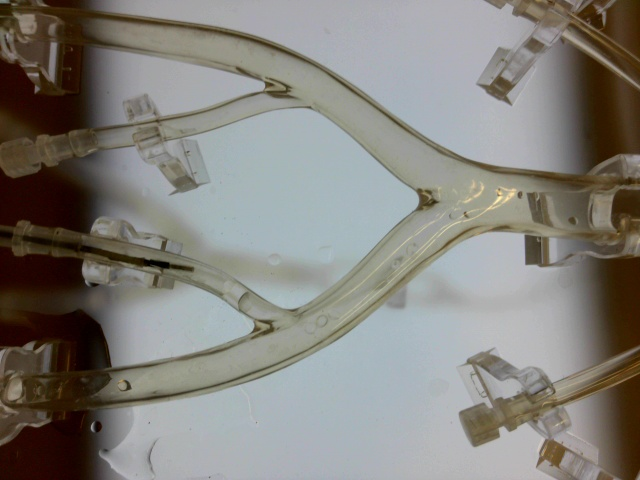
#> input picture focused_image.jpg, 640 x 480 px
$ python -i beam_validation.py   (imports and definitions only)
#> lines starting #> are read from the running program, lines starting #| are printed output that depends on the picture; after the words box and inside, x2 and y2 are one past the last pixel; in counts of white or black regions, pixels touching at a corner belong together
### rtde/rtde_config.py
# Copyright (c) 2016, Universal Robots A/S,
# All rights reserved.
# Redistribution and use in source and binary forms, with or without
# modification, are permitted provided that the following conditions are met:
#    * Redistributions of source code must retain the above copyright
#      notice, this list of conditions and the following disclaimer.
#    * Redistributions in binary form must reproduce the above copyright
#      notice, this list of conditions and the following disclaimer in the
#      documentation and/or other materials provided with the distribution.
#    * Neither the name of the Universal Robots A/S nor the names of its
#      contributors may be used to endorse or promote products derived
#      from this software without specific prior written permission.
# THIS SOFTWARE IS PROVIDED BY THE COPYRIGHT HOLDERS AND CONTRIBUTORS "AS IS" AND
# ANY EXPRESS OR IMPLIED WARRANTIES, INCLUDING, BUT NOT LIMITED TO, THE IMPLIED
# WARRANTIES OF MERCHANTABILITY AND FITNESS FOR A PARTICULAR PURPOSE ARE
# DISCLAIMED. IN NO EVENT SHALL UNIVERSAL ROBOTS A/S BE LIABLE FOR ANY
# DIRECT, INDIRECT, INCIDENTAL, SPECIAL, EXEMPLARY, OR CONSEQUENTIAL DAMAGES
# (INCLUDING, BUT NOT LIMITED TO, PROCUREMENT OF SUBSTITUTE GOODS OR SERVICES;
# LOSS OF USE, DATA, OR PROFITS; OR BUSINESS INTERRUPTION) HOWEVER CAUSED AND
# ON ANY THEORY OF LIABILITY, WHETHER IN CONTRACT, STRICT LIABILITY, OR TORT
# (INCLUDING NEGLIGENCE OR OTHERWISE) ARISING IN ANY WAY OUT OF THE USE OF THIS
# SOFTWARE, EVEN IF ADVISED OF THE POSSIBILITY OF SUCH DAMAGE.

import xml.etree.ElementTree as ET


class Recipe(object):
    __slots__=['key', 'names', 'types']
    @staticmethod
    def parse(recipe_node):
        rmd = Recipe()
        rmd.key = recipe_node.get('key')
        rmd.names = [f.get('name') for f in recipe_node.findall('field')]
        rmd.types = [f.get('type') for f in recipe_node.findall('field')]
        return rmd


class ConfigFile(object):
    def __init__(self, filename):
#> called with filename = 'control_loop_configuration.xml'
        self.__filename = filename
        tree = ET.parse(self.__filename)
#> (reads control_loop_configuration.xml from the repository)
        root = tree.getroot()
        recipes = [Recipe.parse(r) for r in root.findall('recipe')]
        self.__dictionary = dict()
        for r in recipes:
            self.__dictionary[r.key] = r

    def get_recipe(self, key):
        r = self.__dictionary[key]
        return r.names, r.types

### rtde/rtde.py
# Copyright (c) 2020, Universal Robots A/S,
# All rights reserved.
# Redistribution and use in source and binary forms, with or without
# modification, are permitted provided that the following conditions are met:
#    * Redistributions of source code must retain the above copyright
#      notice, this list of conditions and the following disclaimer.
#    * Redistributions in binary form must reproduce the above copyright
#      notice, this list of conditions and the following disclaimer in the
#      documentation and/or other materials provided with the distribution.
#    * Neither the name of the Universal Robots A/S nor the names of its
#      contributors may be used to endorse or promote products derived
#      from this software without specific prior written permission.
# THIS SOFTWARE IS PROVIDED BY THE COPYRIGHT HOLDERS AND CONTRIBUTORS "AS IS" AND
# ANY EXPRESS OR IMPLIED WARRANTIES, INCLUDING, BUT NOT LIMITED TO, THE IMPLIED
# WARRANTIES OF MERCHANTABILITY AND FITNESS FOR A PARTICULAR PURPOSE ARE
# DISCLAIMED. IN NO EVENT SHALL UNIVERSAL ROBOTS A/S BE LIABLE FOR ANY
# DIRECT, INDIRECT, INCIDENTAL, SPECIAL, EXEMPLARY, OR CONSEQUENTIAL DAMAGES
# (INCLUDING, BUT NOT LIMITED TO, PROCUREMENT OF SUBSTITUTE GOODS OR SERVICES;
# LOSS OF USE, DATA, OR PROFITS; OR BUSINESS INTERRUPTION) HOWEVER CAUSED AND
# ON ANY THEORY OF LIABILITY, WHETHER IN CONTRACT, STRICT LIABILITY, OR TORT
# (INCLUDING NEGLIGENCE OR OTHERWISE) ARISING IN ANY WAY OUT OF THE USE OF THIS
# SOFTWARE, EVEN IF ADVISED OF THE POSSIBILITY OF SUCH DAMAGE.

import struct
import socket
import select
import sys
import logging

if sys.version_info[0] < 3:
  import serialize
else:
  from rtde import serialize

DEFAULT_TIMEOUT = 1.0

LOGNAME = 'rtde'
_log = logging.getLogger(LOGNAME)


class Command:
    RTDE_REQUEST_PROTOCOL_VERSION = 86        # ascii V
    RTDE_GET_URCONTROL_VERSION = 118          # ascii v
    RTDE_TEXT_MESSAGE = 77                    # ascii M
    RTDE_DATA_PACKAGE = 85                    # ascii U
    RTDE_CONTROL_PACKAGE_SETUP_OUTPUTS = 79   # ascii O
    RTDE_CONTROL_PACKAGE_SETUP_INPUTS = 73    # ascii I
    RTDE_CONTROL_PACKAGE_START = 83           # ascii S
    RTDE_CONTROL_PACKAGE_PAUSE = 80           # ascii P

RTDE_PROTOCOL_VERSION_1 = 1
RTDE_PROTOCOL_VERSION_2 = 2

class ConnectionState:
    DISCONNECTED = 0
    CONNECTED = 1
    STARTED = 2
    PAUSED = 3

class RTDEException(Exception):
    def __init__(self, msg):
        self.msg = msg
    def __str__(self):
        return repr(self.msg)

class RTDETimeoutException(RTDEException):
    def __init__(self, msg):
        super(RTDETimeoutException, self).__init__(msg)

class RTDE(object):
    def __init__(self, hostname, port=30004):
        self.hostname = hostname
        self.port = port
        self.__conn_state = ConnectionState.DISCONNECTED
        self.__sock = None
        self.__output_config = None
        self.__input_config = {}
        self.__skipped_package_count = 0
        self.__protocolVersion = RTDE_PROTOCOL_VERSION_1

    # [24 lines left out: functions connect, disconnect, not called in this run]

    def is_connected(self):
        return self.__conn_state is not ConnectionState.DISCONNECTED

    # [18 lines left out: functions get_controller_version, negotiate_protocol_version, not called in this run]

    def send_input_setup(self, variables, types=[]):
        cmd = Command.RTDE_CONTROL_PACKAGE_SETUP_INPUTS
        payload = bytearray(','.join(variables), 'utf-8')
        result = self.__sendAndReceive(cmd, payload)
        if len(types)!=0 and not self.__list_equals(result.types, types):
            _log.error('Data type inconsistency for input setup: ' +
                     str(types) + ' - ' +
                     str(result.types))
            return None
        result.names = variables
        self.__input_config[result.id] = result
        return serialize.DataObject.create_empty(variables, result.id)

    # [43 lines left out: functions send_output_setup, send_start, send_pause, send, not called in this run]


    def receive(self, binary=False):
        """Recieve the latest data package.
        If muliple packages has been received, older ones are discarded
        and only the newest one will be returned. Will block untill a package
        is received or the connection is lost
        """
        if self.__output_config is None:
            raise RTDEException('Output configuration not initialized')
        if self.__conn_state != ConnectionState.STARTED:
            raise RTDEException('Cannot receive when RTDE synchronization is inactive')
        return self.__recv(Command.RTDE_DATA_PACKAGE, binary)

    # [50 lines left out: functions receive_buffered, send_message, __on_packet, not called in this run]

    def __sendAndReceive(self, cmd, payload=b''):
        if self.__sendall(cmd, payload):
            return self.__recv(cmd)
        else:
            return None

    def __sendall(self, command, payload=b''):
        fmt = '>HB'
        size = struct.calcsize(fmt) + len(payload)
        buf = struct.pack(fmt, size, command) + payload

        if self.__sock is None:
            _log.error('Unable to send: not connected to Robot')
            return False

        _, writable, _ = select.select([], [self.__sock], [], DEFAULT_TIMEOUT)
        if len(writable):
            self.__sock.sendall(buf)
            return True
        else:
            self.__trigger_disconnected()
            return False

    # [75 lines left out: functions has_data, __recv, __recv_to_buffer, __recv_from_buffer, not called in this run]

    def __trigger_disconnected(self):
        _log.info("RTDE disconnected")
        self.disconnect() #clean-up

    # [78 lines left out: functions __unpack_protocol_version_package, __unpack_urcontrol_version_package, __unpack_text_message, __unpack_setup_outputs_package, __unpack_setup_inputs_package, __unpack_start_package and 4 more, not called in this run]

### new_cam.py

import cv2
import matplotlib.pyplot as plt
import numpy as np

# [38 lines left out: function new_capture, not called in this run]
# ─── IMAGE PROCESSING ────────────────────────────────────────────────────
class AngleUnwrapper:
    def __init__(self): self.prev = None
    # [9 lines left out: function __call__, not called in this run]

unwrap_angle = AngleUnwrapper()

# [69 lines left out: functions compute_signed_angle, detect_red_points_and_angle, not called in this run]
# [4 lines that do not run on import are left out]

### beam_validation.py
#!/usr/bin/env python3

import sys
import logging
import numpy as np
import cv2
import matplotlib.pyplot as plt
import pandas as pd
import os
import rtde.rtde as rtde
import rtde.rtde_config as rtde_config
from new_cam import new_capture  # Replace with your actual capture function if needed

# ─── ROBOT CONNECTION ─────────────────────────────────────────────────────
ROBOT_HOST = '192.168.56.101'
ROBOT_PORT = 30004
CONFIG_FILENAME = "control_loop_configuration.xml"

# [1 line not run here, left out]

conf = rtde_config.ConfigFile(CONFIG_FILENAME)
state_names, state_types = conf.get_recipe("state")
setp_names, setp_types = conf.get_recipe("setp")
watchdog_names, watchdog_types = conf.get_recipe("watchdog")

con = rtde.RTDE(ROBOT_HOST, ROBOT_PORT)
# [6 lines not run here, left out]
# [1 line that did not run here, left out]
# [1 line that did not run here, left out]

# [1 line that did not run here, left out]
# [1 line that did not run here, left out]
# [1 line that did not run here, left out]
# [1 line that did not run here, left out]
# [1 line that did not run here, left out]
# [1 line that did not run here, left out]
# [1 line that did not run here, left out]

# [2 lines not run here, left out]

# ─── GET ROBOT STATE ONCE ────────────────────────────────────────────────
# [1 line that did not run here, left out]
# [3 lines not run here, left out]

# [1 line that did not run here, left out]
# [1 line that did not run here, left out]

# [3 lines not run here, left out]

# ─── IMAGE PROCESSING ────────────────────────────────────────────────────
def compute_signed_angle(v1, v2):
    """Returns the signed angle in degrees from v1 to v2 (positive = CCW, negative = CW)"""
    angle1 = np.arctan2(v1[1], v1[0])
    angle2 = np.arctan2(v2[1], v2[0])
    angle_rad = angle2 - angle1
    angle_deg = np.degrees(angle_rad)

    # Normalize to [-180, 180]
    if angle_deg > 180:
        angle_deg -= 360
    elif angle_deg < -180:
        angle_deg += 360

    return angle_deg

def detect_red_points_and_angle(image_path, show=True):
#> called with image_path = 'focused_image.jpg', show = True
    image = cv2.imread(image_path)
#> image is the input picture: shape (480, 640, 3); mean B, G, R 123.7, 129.2, 131.5
    if image is None:
        raise FileNotFoundError(f"Could not read image at {image_path}")

    image_hsv = cv2.cvtColor(image, cv2.COLOR_BGR2HSV)
#> image_hsv: shape (480, 640, 3); mean H, S, V 60.5, 59.1, 136.8

    red_ranges = [
        (np.array([0, 50, 50]), np.array([10, 255, 255])),
        (np.array([160, 50, 50]), np.array([180, 255, 255]))
    ]

    red_mask = None
    for lower_red, upper_red in red_ranges:
        temp_mask = cv2.inRange(image_hsv, lower_red, upper_red)
        red_mask = temp_mask if red_mask is None else cv2.bitwise_or(red_mask, temp_mask)
#> this loop made 2 passes
#> pass 1, in detect_red_points_and_angle, `temp_mask = cv2.inRange(image_hsv, lower_red, upper_red)`:
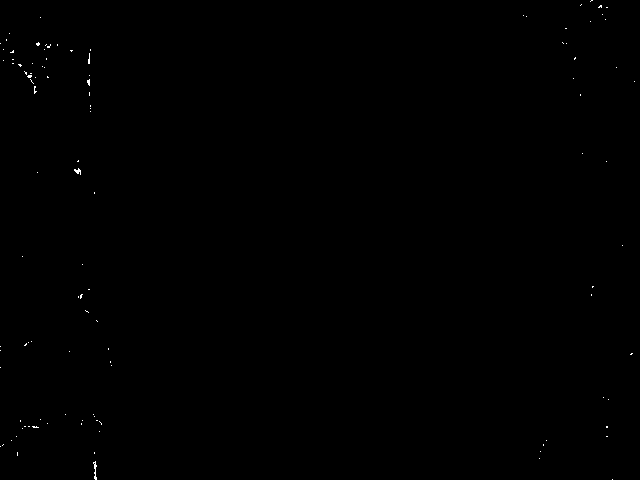
#> temp_mask: shape (480, 640); 0.11% white in thin lines or dots

    contours, _ = cv2.findContours(red_mask, cv2.RETR_EXTERNAL, cv2.CHAIN_APPROX_SIMPLE)
#> contours = 110 contours, all with area under 20
    if len(contours) < 2:
        raise ValueError("Less than two red points detected!")

    sorted_contours = sorted(contours, key=cv2.contourArea, reverse=True)[:2]
#> sorted_contours = 2 contours, all with area under 20
    red_centers = []
    for cnt in sorted_contours:
        M = cv2.moments(cnt)
        if M["m00"] != 0:
            cx = int(M["m10"] / M["m00"])
            cy = int(M["m01"] / M["m00"])
            red_centers.append((cx, cy))
            cv2.circle(image, (cx, cy), 5, (255, 0, 0), -1)
#> this loop made 2 passes
#> (cx, cy) on passes 1 to 2: (94, 469), (77, 170)
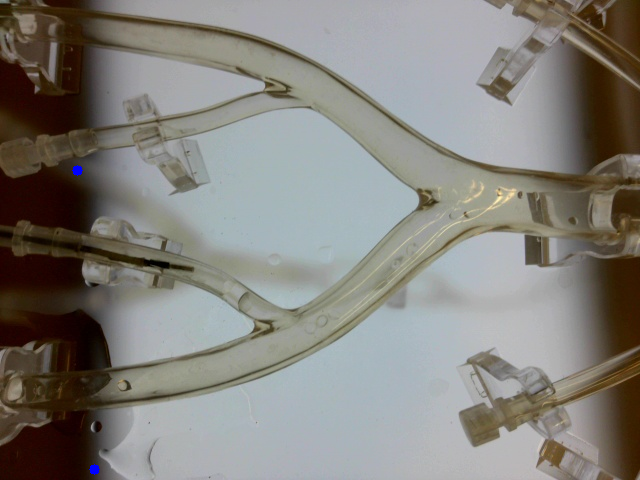
#> image: shape (480, 640, 3); 0.05% of pixels changed, all inside (x1, y1, x2, y2) = (72, 165, 100, 475)
#> after the loop, red_centers = [(94, 469), (77, 170)]

    pt1, pt2 = red_centers
#> pt1 = (94, 469); pt2 = (77, 170)
    vector = np.array(pt2) - np.array(pt1)
#> vector = [-17, -299]
    reference = np.array([1, 0])  # x-axis

    angle = compute_signed_angle(reference, vector)
#> in compute_signed_angle, `angle2 = np.arctan2(v2[1], v2[0])`: angle2 = -1.63
#> in compute_signed_angle, `angle_deg = np.degrees(angle_rad)`: angle_deg = -93.25
#> angle = -93.25

    if show:
        cv2.line(image, pt1, pt2, (0, 255, 0), 2)
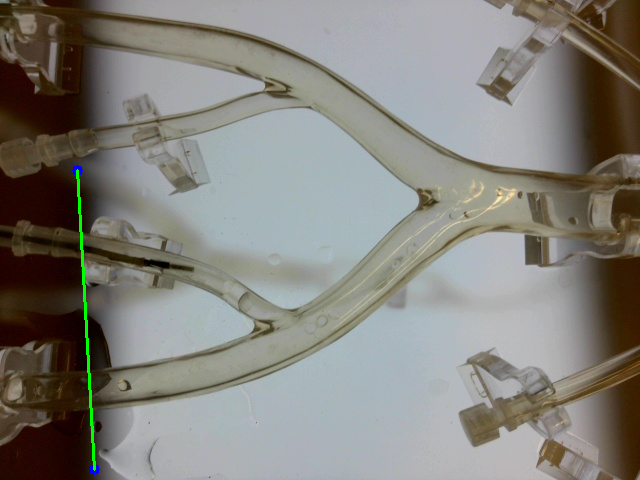
#> image: shape (480, 640, 3); 0.29% of pixels changed, all inside (x1, y1, x2, y2) = (76, 169, 96, 471)
        plt.imshow(cv2.cvtColor(image, cv2.COLOR_BGR2RGB))
        plt.title(f"Beam Angle: {angle:.2f}°")
        plt.axis("off")
        plt.show()

    return pt1, pt2, angle

# [34 lines not run here, left out]

    # [11 lines of commented-out code are left out]
start_point_16_5_2_tcp = [-0.7359426657306116, -2.2689033947386683, -1.6913682222366333, -0.780555323963501, 1.5971418619155884, 1.999606728553772]#tcp 16.5cm
start_point_16_5_2_j = [0.5536488450634438, -0.7320652960373009, 0.1135122420106864, -1.71332968251415, -2.6031873873441627, -0.045181316562570746]
start_point_16_5_4_tcp = [0.5536390628501511, -0.7520670276634125, 0.11350151688715632, -1.7133290981850664, -2.6032191894953556, -0.04515480646310208]#tcp 16.5cm
start_point_16_5_4_j= [-0.7520225683795374, -2.28737272838735, -1.6542009115219116, -0.7996226114085694, 1.5967273712158203, 1.983452320098877]

>>> result = detect_red_points_and_angle('focused_image.jpg')
#> result = ((94, 469), (77, 170), -93.25)
